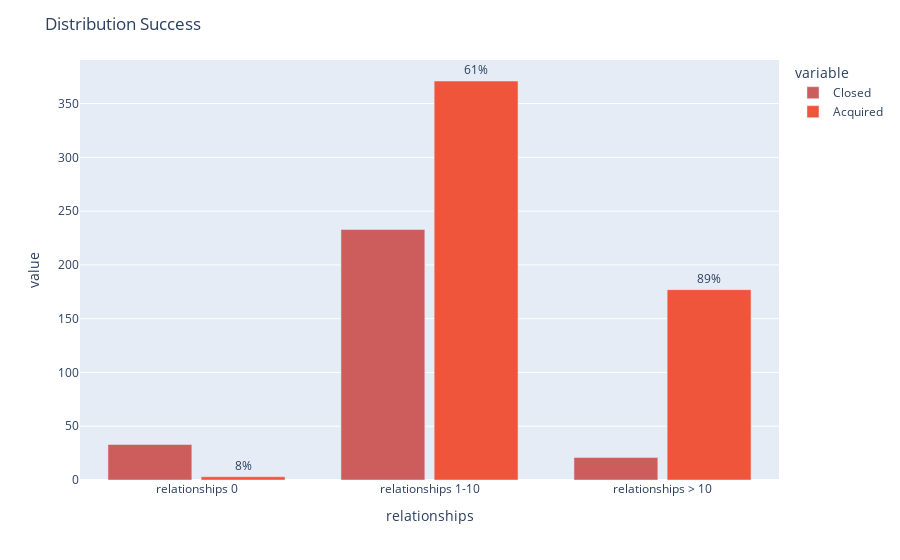

Notebook code for this chart:
### Code cell
# We can check how the distribution goes along the relationships features

fig = px.bar(rate_success, x='relationships', y=['Closed','Acquired'])
color = sns.set_palette("Spectral")
fig.update_layout(barmode='group',bargroupgap=0.1)
fig.update_layout(title_text='Distribution Success')
fig.update_traces(marker=dict(color='lightsalmon'), selector=dict(name='Operating'))
fig.update_traces(marker=dict(color='indianred'), selector=dict(name='Closed'))

adquired_trace = fig.data[1]
adquired_trace.update(text=rate_success['Success Rate'], texttemplate='%{text:.0f}%', textposition='outside')
fig.show()

#fig.write_html("Graficos/Distribution success.html")

### Figure 1 — Plotly figure (JSON) as saved in the notebook; plotly's stock layout.template omitted (floating-point values rounded to 4 significant figures)
{"data": [{"alignmentgroup": "True", "hovertemplate": "variable=Closed<br>relationships=%{x}<br>value=%{y}<extra></extra>", "legendgroup": "Closed", "marker": {"color": "indianred", "pattern": {"shape": ""}}, "name": "Closed", "offsetgroup": "Closed", "orientation": "v", "showlegend": true, "textposition": "auto", "type": "bar", "x": ["relationships 0", "relationships 1-10", "relationships > 10"], "xaxis": "x", "y": [33, 233, 21], "yaxis": "y"}, {"alignmentgroup": "True", "hovertemplate": "variable=Acquired<br>relationships=%{x}<br>value=%{y}<extra></extra>", "legendgroup": "Acquired", "marker": {"color": "#EF553B", "pattern": {"shape": ""}}, "name": "Acquired", "offsetgroup": "Acquired", "orientation": "v", "showlegend": true, "text": [8.33, 61.42, 89.39], "textposition": "outside", "texttemplate": "%{text:.0f}%", "type": "bar", "x": ["relationships 0", "relationships 1-10", "relationships > 10"], "xaxis": "x", "y": [3, 371, 177], "yaxis": "y"}], "layout": {"bargroupgap": 0.1, "barmode": "group", "legend": {"title": {"text": "variable"}, "tracegroupgap": 0}, "margin": {"t": 60}, "title": {"text": "Distribution Success"}, "xaxis": {"anchor": "y", "domain": [0, 1], "title": {"text": "relationships"}}, "yaxis": {"anchor": "x", "domain": [0, 1], "title": {"text": "value"}}}}
